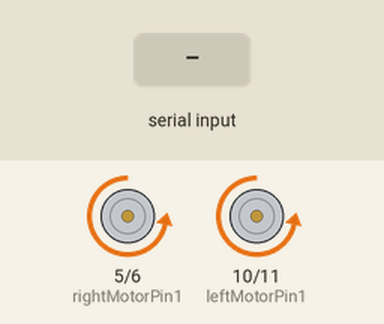
A sketch run on a simulated Arduino Uno, built with avr-gcc and run on an emulated ATmega328P. Parts: motor-driver pin pairs drawn as motors (green arrow = first pin HIGH = forward, orange = second pin HIGH = backward, longer = more drive). Inputs (shaded band) come from the test bench. What the sketch prints to the serial monitor is not drawn.

Above: at 1.2 s.
1.3 s: "90,45\n" received over Serial
At 2.8 s:
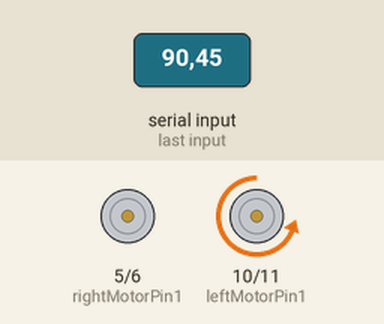
3.8 s: "30,150\n" received over Serial
At 6.0 s:
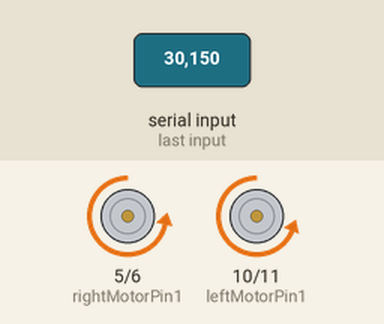
6.3 s: "0\n" received over Serial
At 7.8 s:
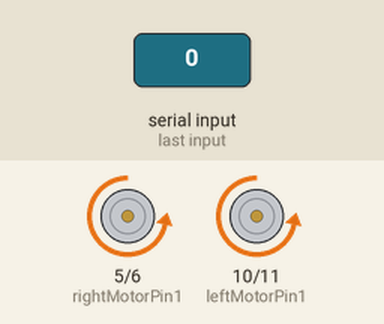
9.3 s: "5\n" received over Serial
At 11.2 s:
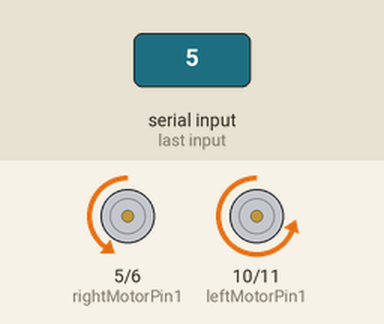
Timing chart, 0 to 12.7 s (numbered marks = the images above; inputs shaded):
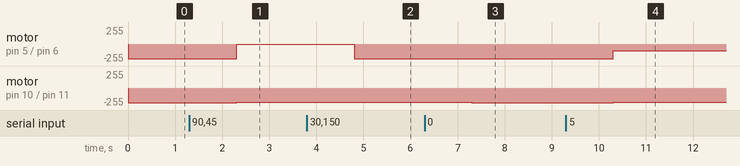

The sketch:

automove.ino
```cpp
// 定義左右馬達的控制引腳
const int leftMotorPin1 = 10;  //左正
const int leftMotorPin2 = 11;  //左負
const int rightMotorPin1 = 5;  //右負
const int rightMotorPin2 = 6;  //右正
String movement;
int x ;

void setup() {
  // 將馬達控制引腳設置為輸出
  pinMode(leftMotorPin1, OUTPUT);
  pinMode(leftMotorPin2, OUTPUT);
  pinMode(rightMotorPin1, OUTPUT);
  pinMode(rightMotorPin2, OUTPUT);
  Serial.begin(9600);
}

void loop() {
  if (Serial.available()) {
    movement = Serial.readString();
    x = movement.toInt();
  }
  Serial.print(x);
  if(x<-100)
  {
    x = -100;
  }
  if(x>100)
  {
    x = 100;
  }

  if (x >= -100 && x < -50) {
    analogWrite(leftMotorPin1, 100);
    analogWrite(leftMotorPin2, 0);
    analogWrite(rightMotorPin1, 0);
    analogWrite(rightMotorPin2, 220);
     Serial.print("ok1");
  } else if (x >= -50 && x < 0) {
    analogWrite(leftMotorPin1, 0);
    analogWrite(leftMotorPin2, 100);
    analogWrite(rightMotorPin1, 0);
    analogWrite(rightMotorPin2, 220);
    Serial.print("ok2");
  } else if (x == 0) {
    analogWrite(leftMotorPin1, 0);
    analogWrite(leftMotorPin2, 220);
    analogWrite(rightMotorPin1, 0);
    analogWrite(rightMotorPin2, 220);
    Serial.print("ok3");
  } else if (x > 0 && x <= 50) {
    analogWrite(leftMotorPin1, 0);
    analogWrite(leftMotorPin2, 210);
    analogWrite(rightMotorPin1, 0);
    analogWrite(rightMotorPin2, 100);
    Serial.print("ok4");
  } else if (x > 50 && x <= 100) {
    analogWrite(leftMotorPin1, 0);
    analogWrite(leftMotorPin2, 210);
    analogWrite(rightMotorPin1, 0);
    analogWrite(rightMotorPin2, 0);
    Serial.print("ok5");
  }
}
```

Measured:
- after the input at 1.3 s, motor on pin 5 (rightMotorPin1) / pin 6 (rightMotorPin2): backward 220/255 → stopped after 1.0 s; motor on pin 10 (leftMotorPin1) / pin 11 (leftMotorPin2): backward 220/255 → backward 210/255 after 1.0 s
- after the input at 3.8 s, motor on pin 5 (rightMotorPin1) / pin 6 (rightMotorPin2): stopped → backward 220/255 after 1.0 s
- after the input at 6.3 s, motor on pin 10 (leftMotorPin1) / pin 11 (leftMotorPin2): backward 210/255 → backward 220/255 after 1.0 s
- after the input at 9.3 s, motor on pin 5 (rightMotorPin1) / pin 6 (rightMotorPin2): backward 220/255 → backward 100/255 after 1.0 s; motor on pin 10 (leftMotorPin1) / pin 11 (leftMotorPin2): backward 220/255 → backward 210/255 after 1.0 s
